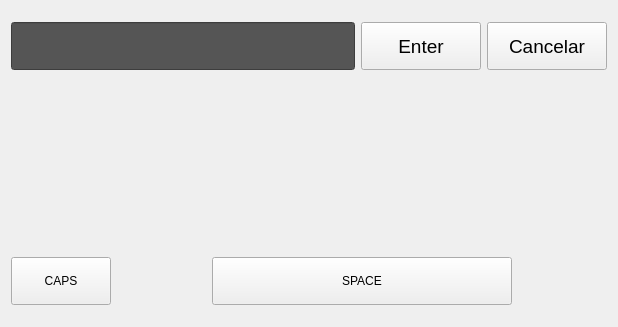
<?xml version="1.0" encoding="UTF-8"?>
<ui version="4.0">
 <class>DlgKeyboard</class>
 <widget class="QDialog" name="DlgKeyboard">
  <property name="geometry">
   <rect>
    <x>0</x>
    <y>0</y>
    <width>618</width>
    <height>327</height>
   </rect>
  </property>
  <property name="windowTitle">
   <string>Dialog</string>
  </property>
  <layout class="QHBoxLayout" name="horizontalLayout_2">
   <property name="spacing">
    <number>6</number>
   </property>
   <item>
    <layout class="QVBoxLayout" name="verticalLayout">
     <property name="spacing">
      <number>6</number>
     </property>
     <item>
      <layout class="QHBoxLayout" name="layout_0">
       <item>
        <widget class="QLineEdit" name="lineEdit">
         <property name="enabled">
          <bool>false</bool>
         </property>
         <property name="minimumSize">
          <size>
           <width>0</width>
           <height>48</height>
          </size>
         </property>
         <property name="font">
          <font>
           <pointsize>15</pointsize>
           <weight>50</weight>
           <bold>false</bold>
          </font>
         </property>
         <property name="focusPolicy">
          <enum>Qt::NoFocus</enum>
         </property>
         <property name="styleSheet">
          <string notr="true">background-color: rgb(85, 85, 85);
color: rgb(255, 255, 255);</string>
         </property>
        </widget>
       </item>
       <item>
        <widget class="QPushButton" name="pushButton_2">
         <property name="minimumSize">
          <size>
           <width>120</width>
           <height>48</height>
          </size>
         </property>
         <property name="font">
          <font>
           <pointsize>14</pointsize>
           <weight>50</weight>
           <bold>false</bold>
          </font>
         </property>
         <property name="focusPolicy">
          <enum>Qt::NoFocus</enum>
         </property>
         <property name="text">
          <string>Enter</string>
         </property>
        </widget>
       </item>
       <item>
        <widget class="QPushButton" name="pushButton_3">
         <property name="minimumSize">
          <size>
           <width>120</width>
           <height>48</height>
          </size>
         </property>
         <property name="font">
          <font>
           <pointsize>14</pointsize>
           <weight>50</weight>
           <bold>false</bold>
          </font>
         </property>
         <property name="focusPolicy">
          <enum>Qt::NoFocus</enum>
         </property>
         <property name="text">
          <string>Cancelar</string>
         </property>
        </widget>
       </item>
      </layout>
     </item>
     <item>
      <layout class="QHBoxLayout" name="layout_num">
       <property name="topMargin">
        <number>10</number>
       </property>
       <item>
        <spacer name="horizontalSpacer_19">
         <property name="orientation">
          <enum>Qt::Horizontal</enum>
         </property>
         <property name="sizeHint" stdset="0">
          <size>
           <width>40</width>
           <height>40</height>
          </size>
         </property>
        </spacer>
       </item>
       <item>
        <spacer name="horizontalSpacer_20">
         <property name="orientation">
          <enum>Qt::Horizontal</enum>
         </property>
         <property name="sizeHint" stdset="0">
          <size>
           <width>40</width>
           <height>20</height>
          </size>
         </property>
        </spacer>
       </item>
      </layout>
     </item>
     <item>
      <layout class="QHBoxLayout" name="layout_1">
       <property name="topMargin">
        <number>0</number>
       </property>
       <item>
        <spacer name="horizontalSpacer_11">
         <property name="orientation">
          <enum>Qt::Horizontal</enum>
         </property>
         <property name="sizeHint" stdset="0">
          <size>
           <width>40</width>
           <height>40</height>
          </size>
         </property>
        </spacer>
       </item>
       <item>
        <spacer name="horizontalSpacer_12">
         <property name="orientation">
          <enum>Qt::Horizontal</enum>
         </property>
         <property name="sizeHint" stdset="0">
          <size>
           <width>40</width>
           <height>20</height>
          </size>
         </property>
        </spacer>
       </item>
      </layout>
     </item>
     <item>
      <layout class="QHBoxLayout" name="layout_2">
       <item>
        <spacer name="horizontalSpacer_13">
         <property name="orientation">
          <enum>Qt::Horizontal</enum>
         </property>
         <property name="sizeHint" stdset="0">
          <size>
           <width>40</width>
           <height>40</height>
          </size>
         </property>
        </spacer>
       </item>
       <item>
        <spacer name="horizontalSpacer_14">
         <property name="orientation">
          <enum>Qt::Horizontal</enum>
         </property>
         <property name="sizeHint" stdset="0">
          <size>
           <width>40</width>
           <height>20</height>
          </size>
         </property>
        </spacer>
       </item>
      </layout>
     </item>
     <item>
      <layout class="QHBoxLayout" name="layout_3">
       <item>
        <spacer name="horizontalSpacer_15">
         <property name="orientation">
          <enum>Qt::Horizontal</enum>
         </property>
         <property name="sizeHint" stdset="0">
          <size>
           <width>40</width>
           <height>40</height>
          </size>
         </property>
        </spacer>
       </item>
       <item>
        <spacer name="horizontalSpacer_16">
         <property name="orientation">
          <enum>Qt::Horizontal</enum>
         </property>
         <property name="sizeHint" stdset="0">
          <size>
           <width>40</width>
           <height>20</height>
          </size>
         </property>
        </spacer>
       </item>
      </layout>
     </item>
     <item>
      <layout class="QHBoxLayout" name="layout_4">
       <item>
        <widget class="QPushButton" name="btn_caps">
         <property name="minimumSize">
          <size>
           <width>100</width>
           <height>48</height>
          </size>
         </property>
         <property name="focusPolicy">
          <enum>Qt::NoFocus</enum>
         </property>
         <property name="text">
          <string>CAPS</string>
         </property>
         <property name="checkable">
          <bool>true</bool>
         </property>
        </widget>
       </item>
       <item>
        <spacer name="horizontalSpacer_17">
         <property name="orientation">
          <enum>Qt::Horizontal</enum>
         </property>
         <property name="sizeHint" stdset="0">
          <size>
           <width>40</width>
           <height>20</height>
          </size>
         </property>
        </spacer>
       </item>
       <item>
        <widget class="QPushButton" name="pushButton">
         <property name="minimumSize">
          <size>
           <width>300</width>
           <height>48</height>
          </size>
         </property>
         <property name="focusPolicy">
          <enum>Qt::NoFocus</enum>
         </property>
         <property name="text">
          <string>SPACE</string>
         </property>
        </widget>
       </item>
       <item>
        <spacer name="horizontalSpacer_18">
         <property name="orientation">
          <enum>Qt::Horizontal</enum>
         </property>
         <property name="sizeHint" stdset="0">
          <size>
           <width>40</width>
           <height>20</height>
          </size>
         </property>
        </spacer>
       </item>
      </layout>
     </item>
    </layout>
   </item>
  </layout>
 </widget>
 <resources/>
 <connections/>
</ui>
